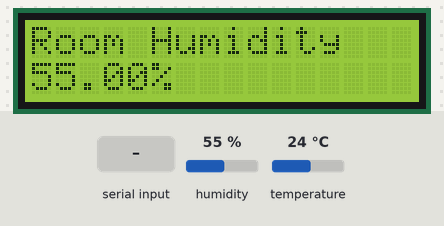
Recording of a sketch running on a simulated Arduino Uno, built with avr-gcc and run on an emulated ATmega328P. Shown: 16×2 character LCD. Inputs (shaded band) come from the test bench; at power-on: humidity 55 %, temperature 24 °C.

Above: at 1.2 s.
1.3 s: "90,45\n" received over Serial
11.0 s: humidity set to 22 %
At 14.9 s:
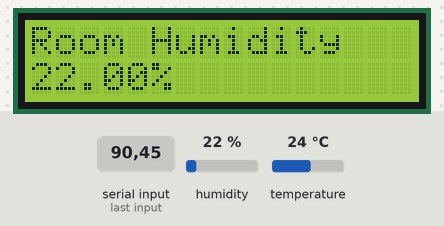
17.8 s: humidity set to 40 %
At 26.9 s:
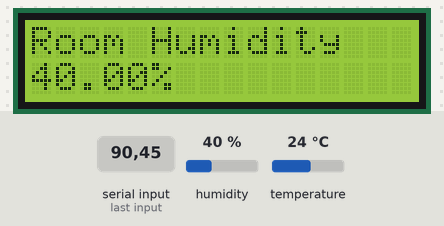
27.5 s: temperature set to 12 °C
At 29.5 s:
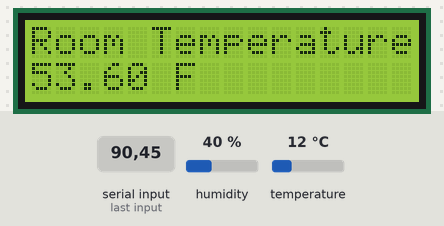
31.8 s: temperature set to 19 °C
At 41.4 s:
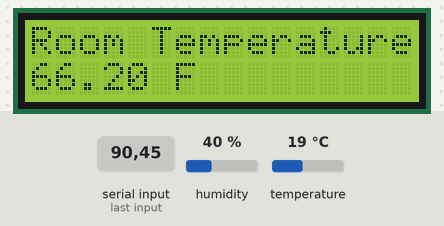
Timing chart, 0 to 42.5 s (numbered marks = the images above; inputs shaded):
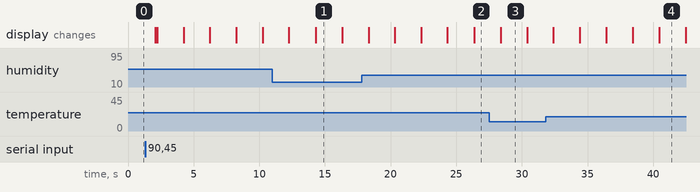

Measured:
- what the display in image 1 shows lasts 2.0 s, from 14.3 s to 16.3 s

The sketch:

uno.ino
```cpp
#include <LiquidCrystal.h>
#include <DHT.h>
#define DHTPIN 2
#define DHTTYPE DHT11

LiquidCrystal lcd(7, 8, 9, 10, 11, 12);

DHT dht(DHTPIN, DHTTYPE);

const int numPIs = 4;
float cpuTemps[numPIs];
String piNames[numPIs] = {"devpi", "devpi2", "rasballs", "rasballs2"};
int currentDisplay = 0;

void setup() {
  Serial.begin(9600);
  lcd.begin(16, 2);
  dht.begin();
}

void loop() {
  if (Serial.available()) {
    String cpuTempStr = Serial.readStringUntil('\n');
    int piIndex = cpuTempStr.charAt(0) - '0';
    cpuTemps[piIndex] = cpuTempStr.substring(2).toFloat();
  }

  lcd.clear();
  lcd.setCursor(0, 0);

  if (currentDisplay == 0) {
    float humidity = dht.readHumidity();
    lcd.print("Room Humidity");
    lcd.setCursor(0, 1);
    lcd.print(humidity);
    lcd.print("%");
  } else if (currentDisplay == 1) {
    float temperature = dht.readTemperature();
    temperature = temperature * 9 / 5 + 32;
    lcd.print("Room Temperature");
    lcd.setCursor(0, 1);
    lcd.print(temperature);
    lcd.print(" F");
  } else {
    lcd.print(piNames[currentDisplay - 2]);
    lcd.setCursor(0, 1);
    lcd.print(cpuTemps[currentDisplay - 2]);
    lcd.print(" F");
  }

  delay(2000);
  currentDisplay = (currentDisplay + 1) % (numPIs + 2);
}
```
